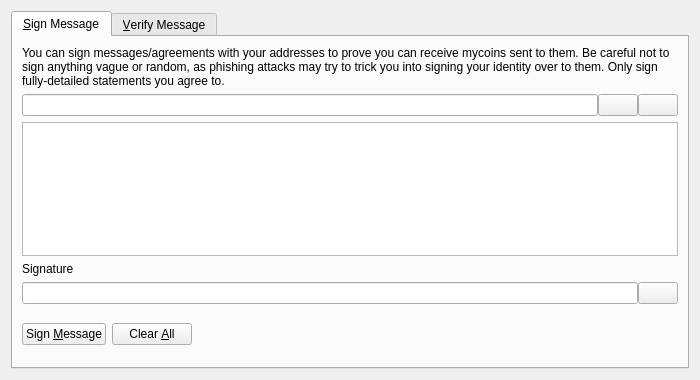
<?xml version="1.0" encoding="UTF-8"?>
<ui version="4.0">
 <class>SignVerifyMessageDialog</class>
 <widget class="QDialog" name="SignVerifyMessageDialog">
  <property name="geometry">
   <rect>
    <x>0</x>
    <y>0</y>
    <width>700</width>
    <height>380</height>
   </rect>
  </property>
  <property name="windowTitle">
   <string>Signatures - Sign / Verify a Message</string>
  </property>
  <property name="modal">
   <bool>true</bool>
  </property>
  <layout class="QVBoxLayout" name="verticalLayout">
   <item>
    <widget class="QTabWidget" name="tabWidget">
     <property name="currentIndex">
      <number>0</number>
     </property>
     <widget class="QWidget" name="tabSignMessage">
      <attribute name="title">
       <string>&amp;Sign Message</string>
      </attribute>
      <layout class="QVBoxLayout" name="verticalLayout_SM">
       <item>
        <widget class="QLabel" name="infoLabel_SM">
         <property name="text">
          <string>You can sign messages/agreements with your addresses to prove you can receive mycoins sent to them. Be careful not to sign anything vague or random, as phishing attacks may try to trick you into signing your identity over to them. Only sign fully-detailed statements you agree to.</string>
         </property>
         <property name="textFormat">
          <enum>Qt::PlainText</enum>
         </property>
         <property name="wordWrap">
          <bool>true</bool>
         </property>
        </widget>
       </item>
       <item>
        <layout class="QHBoxLayout" name="horizontalLayout_1_SM">
         <property name="spacing">
          <number>0</number>
         </property>
         <item>
          <widget class="QValidatedLineEdit" name="addressIn_SM">
           <property name="toolTip">
            <string>The MyCoin address to sign the message with</string>
           </property>
          </widget>
         </item>
         <item>
          <widget class="QPushButton" name="addressBookButton_SM">
           <property name="toolTip">
            <string>Choose previously used address</string>
           </property>
           <property name="text">
            <string/>
           </property>
           <property name="icon">
            <iconset resource="../bitcoin.qrc">
             <normaloff>:/icons/address-book</normaloff>:/icons/address-book</iconset>
           </property>
           <property name="shortcut">
            <string>Alt+A</string>
           </property>
           <property name="autoDefault">
            <bool>false</bool>
           </property>
          </widget>
         </item>
         <item>
          <widget class="QPushButton" name="pasteButton_SM">
           <property name="toolTip">
            <string>Paste address from clipboard</string>
           </property>
           <property name="text">
            <string/>
           </property>
           <property name="icon">
            <iconset resource="../bitcoin.qrc">
             <normaloff>:/icons/editpaste</normaloff>:/icons/editpaste</iconset>
           </property>
           <property name="shortcut">
            <string>Alt+P</string>
           </property>
           <property name="autoDefault">
            <bool>false</bool>
           </property>
          </widget>
         </item>
        </layout>
       </item>
       <item>
        <widget class="QPlainTextEdit" name="messageIn_SM">
         <property name="toolTip">
          <string>Enter the message you want to sign here</string>
         </property>
        </widget>
       </item>
       <item>
        <widget class="QLabel" name="signatureLabel_SM">
         <property name="text">
          <string>Signature</string>
         </property>
         <property name="textFormat">
          <enum>Qt::PlainText</enum>
         </property>
        </widget>
       </item>
       <item>
        <layout class="QHBoxLayout" name="horizontalLayout_2_SM">
         <property name="spacing">
          <number>0</number>
         </property>
         <item>
          <widget class="QLineEdit" name="signatureOut_SM">
           <property name="font">
            <font>
             <italic>true</italic>
            </font>
           </property>
           <property name="readOnly">
            <bool>true</bool>
           </property>
          </widget>
         </item>
         <item>
          <widget class="QPushButton" name="copySignatureButton_SM">
           <property name="toolTip">
            <string>Copy the current signature to the system clipboard</string>
           </property>
           <property name="text">
            <string/>
           </property>
           <property name="icon">
            <iconset resource="../bitcoin.qrc">
             <normaloff>:/icons/editcopy</normaloff>:/icons/editcopy</iconset>
           </property>
           <property name="autoDefault">
            <bool>false</bool>
           </property>
          </widget>
         </item>
        </layout>
       </item>
       <item>
        <layout class="QHBoxLayout" name="horizontalLayout_3_SM">
         <item>
          <widget class="QPushButton" name="signMessageButton_SM">
           <property name="toolTip">
            <string>Sign the message to prove you own this MyCoin address</string>
           </property>
           <property name="text">
            <string>Sign &amp;Message</string>
           </property>
           <property name="icon">
            <iconset resource="../bitcoin.qrc">
             <normaloff>:/icons/edit</normaloff>:/icons/edit</iconset>
           </property>
           <property name="autoDefault">
            <bool>false</bool>
           </property>
          </widget>
         </item>
         <item>
          <widget class="QPushButton" name="clearButton_SM">
           <property name="toolTip">
            <string>Reset all sign message fields</string>
           </property>
           <property name="text">
            <string>Clear &amp;All</string>
           </property>
           <property name="icon">
            <iconset resource="../bitcoin.qrc">
             <normaloff>:/icons/remove</normaloff>:/icons/remove</iconset>
           </property>
           <property name="autoDefault">
            <bool>false</bool>
           </property>
          </widget>
         </item>
         <item>
          <spacer name="horizontalSpacer_1_SM">
           <property name="orientation">
            <enum>Qt::Horizontal</enum>
           </property>
           <property name="sizeHint" stdset="0">
            <size>
             <width>40</width>
             <height>48</height>
            </size>
           </property>
          </spacer>
         </item>
         <item>
          <widget class="QLabel" name="statusLabel_SM">
           <property name="font">
            <font>
             <weight>75</weight>
             <bold>true</bold>
            </font>
           </property>
           <property name="text">
            <string/>
           </property>
           <property name="wordWrap">
            <bool>true</bool>
           </property>
          </widget>
         </item>
         <item>
          <spacer name="horizontalSpacer_2_SM">
           <property name="orientation">
            <enum>Qt::Horizontal</enum>
           </property>
           <property name="sizeHint" stdset="0">
            <size>
             <width>40</width>
             <height>48</height>
            </size>
           </property>
          </spacer>
         </item>
        </layout>
       </item>
      </layout>
     </widget>
     <widget class="QWidget" name="tabVerifyMessage">
      <attribute name="title">
       <string>&amp;Verify Message</string>
      </attribute>
      <layout class="QVBoxLayout" name="verticalLayout_VM">
       <item>
        <widget class="QLabel" name="infoLabel_VM">
         <property name="text">
          <string>Enter the receiver's address, message (ensure you copy line breaks, spaces, tabs, etc. exactly) and signature below to verify the message. Be careful not to read more into the signature than what is in the signed message itself, to avoid being tricked by a man-in-the-middle attack. Note that this only proves the signing party receives with the address, it cannot prove sendership of any transaction!</string>
         </property>
         <property name="textFormat">
          <enum>Qt::PlainText</enum>
         </property>
         <property name="alignment">
          <set>Qt::AlignLeading|Qt::AlignLeft|Qt::AlignTop</set>
         </property>
         <property name="wordWrap">
          <bool>true</bool>
         </property>
        </widget>
       </item>
       <item>
        <layout class="QHBoxLayout" name="horizontalLayout_1_VM">
         <property name="spacing">
          <number>0</number>
         </property>
         <item>
          <widget class="QValidatedLineEdit" name="addressIn_VM">
           <property name="toolTip">
            <string>The MyCoin address the message was signed with</string>
           </property>
          </widget>
         </item>
         <item>
          <widget class="QPushButton" name="addressBookButton_VM">
           <property name="toolTip">
            <string>Choose previously used address</string>
           </property>
           <property name="text">
            <string/>
           </property>
           <property name="icon">
            <iconset resource="../bitcoin.qrc">
             <normaloff>:/icons/address-book</normaloff>:/icons/address-book</iconset>
           </property>
           <property name="shortcut">
            <string>Alt+A</string>
           </property>
           <property name="autoDefault">
            <bool>false</bool>
           </property>
          </widget>
         </item>
        </layout>
       </item>
       <item>
        <widget class="QPlainTextEdit" name="messageIn_VM"/>
       </item>
       <item>
        <widget class="QValidatedLineEdit" name="signatureIn_VM"/>
       </item>
       <item>
        <layout class="QHBoxLayout" name="horizontalLayout_2_VM">
         <item>
          <widget class="QPushButton" name="verifyMessageButton_VM">
           <property name="toolTip">
            <string>Verify the message to ensure it was signed with the specified MyCoin address</string>
           </property>
           <property name="text">
            <string>Verify &amp;Message</string>
           </property>
           <property name="icon">
            <iconset resource="../bitcoin.qrc">
             <normaloff>:/icons/transaction_0</normaloff>:/icons/transaction_0</iconset>
           </property>
           <property name="autoDefault">
            <bool>false</bool>
           </property>
          </widget>
         </item>
         <item>
          <widget class="QPushButton" name="clearButton_VM">
           <property name="toolTip">
            <string>Reset all verify message fields</string>
           </property>
           <property name="text">
            <string>Clear &amp;All</string>
           </property>
           <property name="icon">
            <iconset resource="../bitcoin.qrc">
             <normaloff>:/icons/remove</normaloff>:/icons/remove</iconset>
           </property>
           <property name="autoDefault">
            <bool>false</bool>
           </property>
          </widget>
         </item>
         <item>
          <spacer name="horizontalSpacer_1_VM">
           <property name="orientation">
            <enum>Qt::Horizontal</enum>
           </property>
           <property name="sizeHint" stdset="0">
            <size>
             <width>40</width>
             <height>48</height>
            </size>
           </property>
          </spacer>
         </item>
         <item>
          <widget class="QLabel" name="statusLabel_VM">
           <property name="font">
            <font>
             <weight>75</weight>
             <bold>true</bold>
            </font>
           </property>
           <property name="text">
            <string/>
           </property>
           <property name="wordWrap">
            <bool>true</bool>
           </property>
          </widget>
         </item>
         <item>
          <spacer name="horizontalSpacer_2_VM">
           <property name="orientation">
            <enum>Qt::Horizontal</enum>
           </property>
           <property name="sizeHint" stdset="0">
            <size>
             <width>40</width>
             <height>48</height>
            </size>
           </property>
          </spacer>
         </item>
        </layout>
       </item>
      </layout>
     </widget>
    </widget>
   </item>
  </layout>
 </widget>
 <customwidgets>
  <customwidget>
   <class>QValidatedLineEdit</class>
   <extends>QLineEdit</extends>
   <header>qt/qvalidatedlineedit.h</header>
  </customwidget>
 </customwidgets>
 <resources>
  <include location="../bitcoin.qrc"/>
 </resources>
 <connections/>
</ui>
